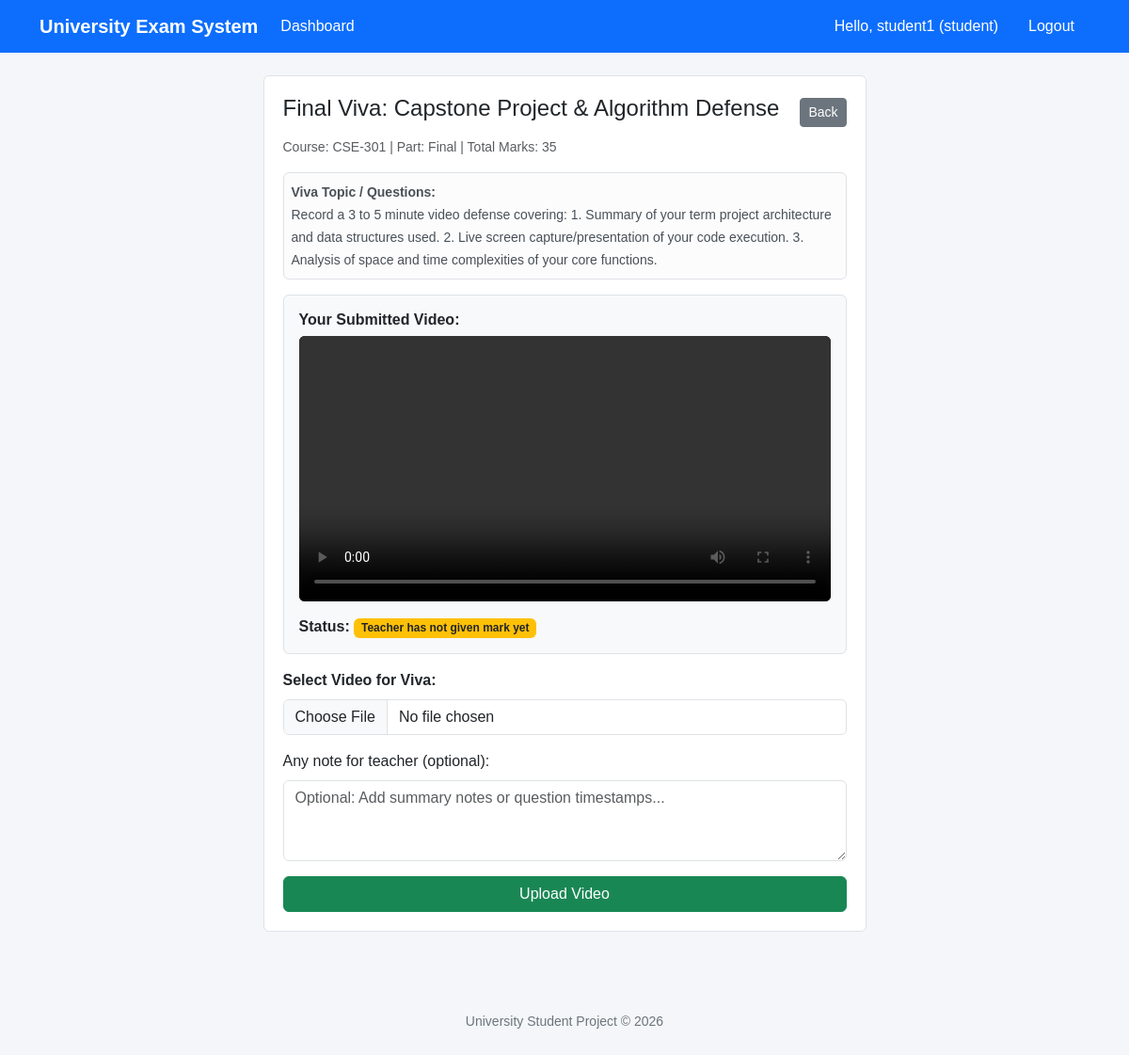
The app's page /evaluations/vivas/2/submit/ (signed in) with its own data.
### core/models.py (models this page shows, shortened)
class CustomUser(AbstractUser):
    ROLE_STUDENT = 'student'
    ROLE_TEACHER = 'teacher'
    ROLE_CHOICES = [
        (ROLE_STUDENT, 'Student'),
        (ROLE_TEACHER, 'Teacher'),
    ]
    role = models.CharField(max_length=10, choices=ROLE_CHOICES, default=ROLE_STUDENT)
    university_id = models.CharField(max_length=30, blank=True, null=True, help_text="Student ID or Faculty ID")
    department = models.CharField(max_length=100, default='Computer Science & Engineering', blank=True)
    phone = models.CharField(max_length=20, blank=True, null=True)
    profile_pic = models.ImageField(upload_to='profiles/', blank=True, null=True)

### evaluations/models.py (models this page shows, shortened)
class VivaAssessment(models.Model):
    course = models.ForeignKey(Course, on_delete=models.CASCADE, related_name='vivas')
    term = models.CharField(max_length=10, choices=TermChoices.choices, default=TermChoices.MIDTERM)
    title = models.CharField(max_length=200)
    description = models.TextField(help_text="Topics, questions, or guidelines students must address in their video")
    total_marks = models.PositiveIntegerField(default=30)
    due_date = models.DateTimeField(null=True, blank=True)
    is_published = models.BooleanField(default=True)
    created_at = models.DateTimeField(auto_now_add=True)
    class Meta:
        ordering = ['-created_at']

class VivaSubmission(models.Model):
    viva = models.ForeignKey(VivaAssessment, on_delete=models.CASCADE, related_name='submissions')
    student = models.ForeignKey(
        settings.AUTH_USER_MODEL,
        on_delete=models.CASCADE,
        limit_choices_to={'role': 'student'},
        related_name='viva_submissions'
    )
    video_file = models.FileField(upload_to='viva_videos/', help_text="Upload your viva answer video (mp4, webm, avi, mov)")
    notes = models.TextField(blank=True, help_text="Notes, summary or topic timestamps for the teacher")
    submitted_at = models.DateTimeField(auto_now_add=True)
    obtained_marks = models.DecimalField(max_digits=5, decimal_places=2, null=True, blank=True)
    is_graded = models.BooleanField(default=False)
    teacher_feedback = models.TextField(blank=True)
    graded_at = models.DateTimeField(null=True, blank=True)
    class Meta:
        unique_together = ('viva', 'student')
        ordering = ['-submitted_at']

### academics/models.py (models this page shows, shortened)
class Course(models.Model):
    code = models.CharField(max_length=20, unique=True, help_text="e.g. CSE-301")
    title = models.CharField(max_length=150, help_text="e.g. Data Structures and Algorithms")
    description = models.TextField(blank=True)
    semester = models.ForeignKey(Semester, on_delete=models.CASCADE, related_name='courses')
    teacher = models.ForeignKey(
        settings.AUTH_USER_MODEL,
        on_delete=models.SET_NULL,
        null=True,
        blank=True,
        limit_choices_to={'role': 'teacher'},
        related_name='taught_courses'
    )
    students = models.ManyToManyField(
        settings.AUTH_USER_MODEL,
        blank=True,
        limit_choices_to={'role': 'student'},
        related_name='enrolled_courses'
    )
    created_at = models.DateTimeField(auto_now_add=True)

### evaluations/views.py (the view)
# urls.py: path('vivas/<int:viva_id>/submit/', views.submit_viva, name='submit_viva'),
@login_required
def submit_viva(request, viva_id):
    viva = get_object_or_404(VivaAssessment, id=viva_id, is_published=True)
    if not viva.course.students.filter(id=request.user.id).exists():
        messages.error(request, "You are not enrolled in this course.")
        return redirect('student_dashboard')
    existing_sub = VivaSubmission.objects.filter(viva=viva, student=request.user).first()
    if request.method == 'POST':
        if existing_sub and existing_sub.is_graded:
            messages.error(request, "This submission has already been graded and cannot be updated.")
            return redirect('student_course_detail', course_id=viva.course.id)
        form = VivaSubmissionForm(request.POST, request.FILES, instance=existing_sub)
        if form.is_valid():
            sub = form.save(commit=False)
            sub.viva = viva
            sub.student = request.user
            sub.is_graded = False  # Needs re-grading if updated
            sub.save()
            messages.success(request, "Viva video submitted successfully! Your teacher will evaluate it.")
            return redirect('student_course_detail', course_id=viva.course.id)
    else:
        form = VivaSubmissionForm(instance=existing_sub)
    return render(request, 'evaluations/submit_viva.html', {
        'viva': viva,
        'form': form,
        'existing_sub': existing_sub,
    })

### evaluations/forms.py
class VivaSubmissionForm(forms.ModelForm):
    class Meta:
        model = VivaSubmission
        fields = ['video_file', 'notes']
        widgets = {
            'video_file': forms.FileInput(attrs={'class': 'form-control', 'accept': 'video/*'}),
            'notes': forms.Textarea(attrs={'class': 'form-control', 'rows': 3, 'placeholder': 'Optional: Add summary notes or question timestamps...'}),
        }

### templates/evaluations/submit_viva.html (shortened to what this page needs)
{% extends 'base.html' %}
{% block content %}
<div class="row justify-content-center">
    <div class="col-md-7">
        <div class="box">
            <div class="d-flex justify-content-between align-items-center mb-2">
                <h4>{{ viva.title }}</h4>
                <a href="{% url 'student_dashboard' %}" class="btn btn-secondary btn-sm">Back</a>
            </div>
            <p class="text-muted small">Course: {{ viva.course.code }} | Part: {{ viva.get_term_display }} | Total Marks: {{ viva.total_marks }}</p>
            <div class="alert alert-light border p-2 mb-3">
                <small><b>Viva Topic / Questions:</b><br>{{ viva.description }}</small>
            </div>
            {% if existing_sub %}
                <div class="border p-3 mb-3 rounded bg-light">
                    <h6><b>Your Submitted Video:</b></h6>
                    {% if existing_sub.video_file %}
                    <video controls class="w-100 bg-black rounded" style="max-height: 350px;">
                        <source src="{{ existing_sub.video_file.url }}" type="video/mp4">
                        <source src="{{ existing_sub.video_file.url }}" type="video/webm">
                    </video>
                    {% endif %}
                    <div class="mt-2">
                        <b>Status:</b>
                        {% if existing_sub.is_graded %}
                            <span class="badge bg-success">Mark Given: {{ existing_sub.obtained_marks }} / {{ viva.total_marks }}</span>
                            {% if existing_sub.teacher_feedback %}
                                <div class="mt-1 small"><b>Teacher Feedback:</b> {{ existing_sub.teacher_feedback }}</div>
                            {% endif %}
                        {% else %}
                            <span class="badge bg-warning text-dark">Teacher has not given mark yet</span>
                        {% endif %}
                    </div>
                </div>
            {% endif %}
            {% if not existing_sub or not existing_sub.is_graded %}
            <form method="post" enctype="multipart/form-data">
                <div class="mb-3">
                    <label class="form-label"><b>Select Video for Viva:</b></label>
                    {{ form.video_file }}
                </div>
                <div class="mb-3">
                    <label class="form-label">Any note for teacher (optional):</label>
                    {{ form.notes }}
                </div>
                <button type="submit" class="btn btn-success w-100">Upload Video</button>
            </form>
            {% endif %}
        </div>
    </div>
</div>
{% endblock %}

### templates/base.html (shortened to what this page needs)
<!DOCTYPE html>
<html lang="en">
<head>
    <link href="https://cdn.jsdelivr.net/npm/bootstrap@5.3.3/dist/css/bootstrap.min.css" rel="stylesheet">
</head>
<body>
    <nav class="navbar navbar-expand-lg">
        <div class="container">
            <a class="navbar-brand fw-bold" href="{% url 'home' %}">University Exam System</a>
            <div class="collapse navbar-collapse" id="nav">
                <ul class="navbar-nav me-auto">
                    {% if user.is_authenticated %}
                        <li class="nav-item">
                            <a class="nav-link" href="{% url 'dashboard' %}">Dashboard</a>
                        </li>
                    {% endif %}
                </ul>
                <ul class="navbar-nav ms-auto">
                    {% if user.is_authenticated %}
                        <li class="nav-item">
                            <span class="nav-link text-white">Hello, {{ user.username }} ({{ user.role }})</span>
                        </li>
                        <li class="nav-item">
                            <a class="nav-link btn btn-danger btn-sm text-white ms-2 px-3" href="{% url 'logout' %}">Logout</a>
                        </li>
                    {% endif %}
                </ul>
            </div>
        </div>
    </nav>
    <div class="container mt-4">
        {% block content %}{% endblock %}
    </div>
    <footer>
        <p>University Student Project &copy; 2026</p>
    </footer>
</body>
</html>

### templates/base.html (style rules this page uses)
body { background-color: #f4f6f9; font-family: Arial, sans-serif; }
.navbar { background-color: #0d6efd; }
.navbar-brand, .nav-link { color: #ffffff !important; }
.box { background: #ffffff; padding: 20px; border-radius: 6px; border: 1px solid #dee2e6; margin-bottom: 20px; }
footer { margin-top: 50px; padding: 15px; text-align: center; color: #6c757d; font-size: 14px; }

### records on screen
CustomUser: username "student1", role "student"
VivaAssessment: title "Final Viva: Capstone Project & Algorithm Defense", course.code "CSE-301", term "Final", total_marks "35", description "Record a 3 to 5 minute video defense covering: 1. Summary of your term project architecture and data structures used. 2. Live screen capture/presentation of your code execution. 3. Analysis of space and time complexities of your core functions."
